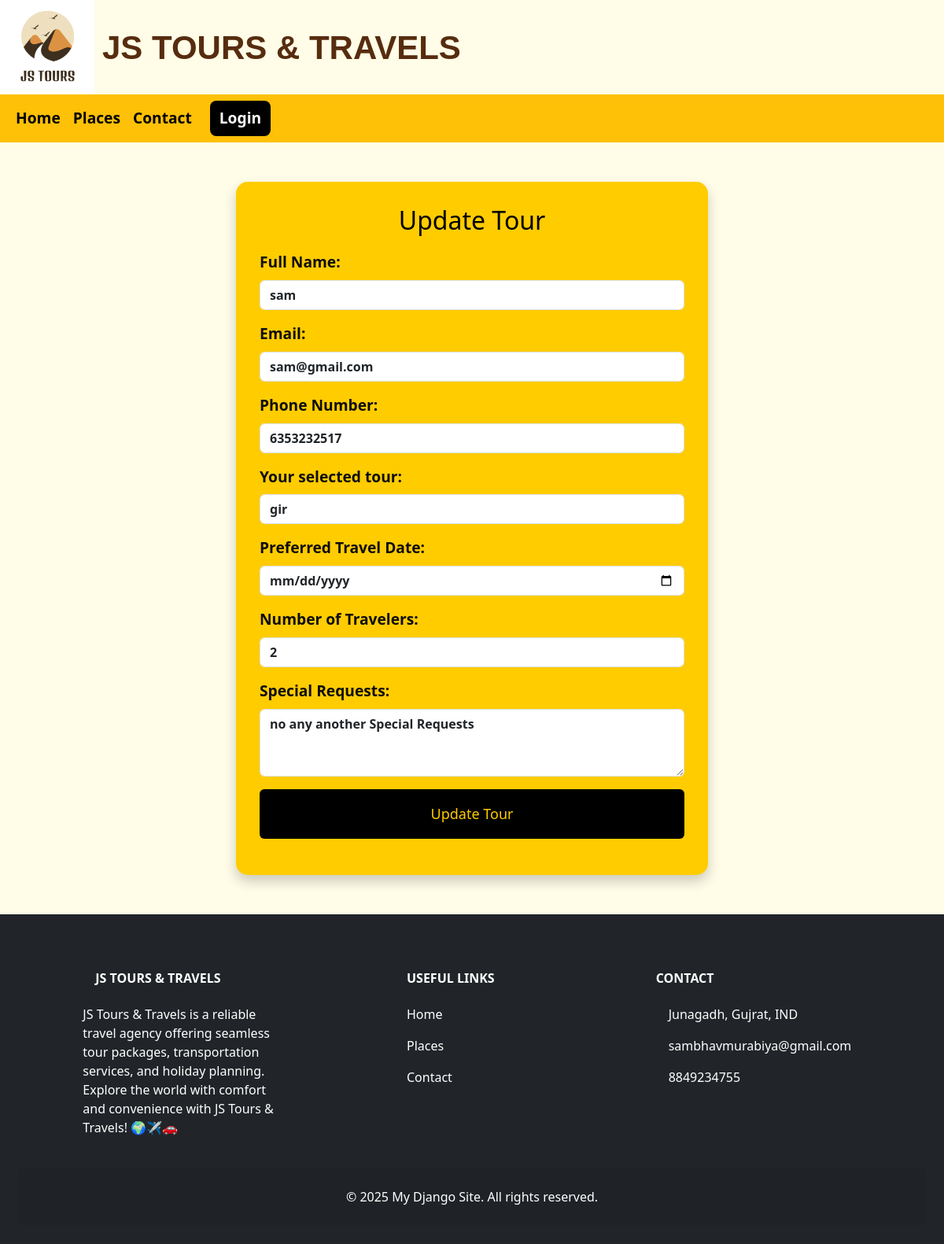
The app's page /update-booking/8/ with its own data.
### webapp/models.py (models this page shows, shortened)
class TourBooking(models.Model):
    fullname = models.CharField(max_length=255)
    email = models.EmailField()
    phonenumber = models.CharField(max_length=20)
    selected_tour = models.CharField(max_length=255)
    preferred_travel_date = models.DateField()
    number_of_travelers = models.IntegerField()
    special_requests = models.TextField(blank=True, null=True)

### webapp/views.py (the view)
# urls.py: path('update-booking/<int:booking_id>/', views.update_booking, name='update_booking'),
def update_booking(request, booking_id):
    tourbooking = get_object_or_404(TourBooking, id=booking_id)
    if request.method == "POST":
        form = TourBookingForm(request.POST, instance=tourbooking)
        if form.is_valid():
            form.save()
            return redirect('allbooklist')  # Redirect to the list of bookings or wherever you prefer
    else:
        form = TourBookingForm(instance=tourbooking)
    context = {
        'form': form,
        'tourbooking': tourbooking
    }
    return render(request, 'book.html', context)

### webapp/forms.py
class TourBookingForm(forms.ModelForm):
    class Meta:
        model = TourBooking
        fields = ['fullname', 'email', 'phonenumber', 'selected_tour', 'preferred_travel_date', 'number_of_travelers', 'special_requests']

### templates/book.html (shortened to what this page needs)
{% include 'header.html' %}
<!DOCTYPE html>
<html lang="en">
<head>
    <link rel="stylesheet" href="/static/css/nav.css">
    <link href="https://cdn.jsdelivr.net/npm/bootstrap@5.3.3/dist/css/bootstrap.min.css" rel="stylesheet">
</head>
<body>
  <div class="container">
    <div class="r-f">
      <h1>{% if tourbooking %}Update Tour{% else %}Tour Registration Form{% endif %}</h1>
      <form method="POST" action="{% if tourbooking %}{% url 'update_booking' tourbooking.id %}{% else %}{% url 'book' %}{% endif %}" enctype="multipart/form-data">
        <div class="mb-3">
          <label for="fullname" class="form-label">Full Name:</label>
          <input type="text" id="fullname" name="fullname" class="form-control" value="{{ tourbooking.fullname|default_if_none:'' }}" required>
        </div>
        <div class="mb-3">
          <label for="email" class="form-label">Email:</label>
          <input type="email" id="email" name="email" class="form-control" value="{{ tourbooking.email }}" required>
        </div>
        <div class="mb-3">
          <label for="phonenumber" class="form-label">Phone Number:</label>
          <input type="number" id="phonenumber" name="phonenumber" class="form-control" value="{{ tourbooking.phonenumber }}" required>
        </div>
        <div class="mb-3">
          <label for="selected_tour" class="form-label">Your selected tour:</label>
          <input type="text" id="selected_tour" name="selected_tour" class="form-control"
                 value="{% if tourbooking %}{{ tourbooking.selected_tour }}{% elif tour %}{{ tour.title }}{% endif %}" required>
        </div>
        <div class="mb-3">
          <label for="preferred_travel_date" class="form-label">Preferred Travel Date:</label>
          <input type="date" id="preferred_travel_date" name="preferred_travel_date" class="form-control" value="{{ tourbooking.preferred_travel_date }}" required>
        </div>
        <div class="mb-3">
          <label for="number_of_travelers" class="form-label">Number of Travelers:</label>
          <input type="number" id="number_of_travelers" name="number_of_travelers" min="1" class="form-control" value="{{ tourbooking.number_of_travelers }}" required>
        </div>
        <div class="mb-3">
          <label for="special_requests" class="form-label">Special Requests:</label>
          <textarea id="special_requests" name="special_requests" class="form-control" rows="3">{{ tourbooking.special_requests }}</textarea>
        </div>
        <button type="submit" class="btn btn-custom w-100">
          {% if tourbooking %}Update Tour{% else %}Register{% endif %}
        </button>
      </form>
    </div>
</div>
{% include 'footer.html' %}
</body>
</html>

### templates/book.html (style rules this page uses)
body { background-color: #fffde7; }
h1 { text-align: center; font-size: 2rem; color: #000; margin-bottom: 20px; }
.r-f { max-width: 600px; margin: 50px auto; background: #ffcc00; padding: 30px; border-radius: 15px; box-shadow: 0 8px 16px rgba(0, 0, 0, 0.2); }
label { font-weight: bold; color:rgb(14, 13, 12); font-size: larger; }
.btn-custom { background-color: #000; color: #ffcc00; border: none; padding: 1em; font-size: large; }
.form-control { font-weight: bolder; }

### records on screen
TourBooking: fullname "sam", email "sam@gmail.com", phonenumber "6353232517", selected_tour "gir", number_of_travelers "2", special_requests "no any another Special Requests"
